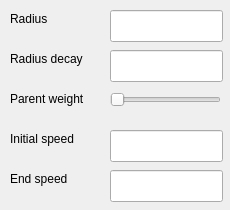
<?xml version="1.0" encoding="UTF-8"?>
<ui version="4.0">
 <class>HypergraphNodeEditor</class>
 <widget class="QWidget" name="HypergraphNodeEditor">
  <property name="geometry">
   <rect>
    <x>0</x>
    <y>0</y>
    <width>230</width>
    <height>210</height>
   </rect>
  </property>
  <property name="windowTitle">
   <string>Form</string>
  </property>
  <widget class="QLineEdit" name="Radius">
   <property name="geometry">
    <rect>
     <x>110</x>
     <y>10</y>
     <width>113</width>
     <height>32</height>
    </rect>
   </property>
  </widget>
  <widget class="QLabel" name="label">
   <property name="geometry">
    <rect>
     <x>10</x>
     <y>10</y>
     <width>59</width>
     <height>18</height>
    </rect>
   </property>
   <property name="text">
    <string>Radius</string>
   </property>
  </widget>
  <widget class="QLabel" name="label_2">
   <property name="geometry">
    <rect>
     <x>10</x>
     <y>50</y>
     <width>91</width>
     <height>18</height>
    </rect>
   </property>
   <property name="text">
    <string>Radius decay</string>
   </property>
  </widget>
  <widget class="QLineEdit" name="RadiusDecay">
   <property name="geometry">
    <rect>
     <x>110</x>
     <y>50</y>
     <width>113</width>
     <height>32</height>
    </rect>
   </property>
  </widget>
  <widget class="QLabel" name="label_3">
   <property name="geometry">
    <rect>
     <x>10</x>
     <y>90</y>
     <width>91</width>
     <height>18</height>
    </rect>
   </property>
   <property name="text">
    <string>Parent weight</string>
   </property>
  </widget>
  <widget class="QLineEdit" name="InitSpeed">
   <property name="geometry">
    <rect>
     <x>110</x>
     <y>130</y>
     <width>113</width>
     <height>32</height>
    </rect>
   </property>
  </widget>
  <widget class="QLabel" name="label_4">
   <property name="geometry">
    <rect>
     <x>10</x>
     <y>130</y>
     <width>91</width>
     <height>18</height>
    </rect>
   </property>
   <property name="text">
    <string>Initial speed</string>
   </property>
  </widget>
  <widget class="QLineEdit" name="EndSpeed">
   <property name="geometry">
    <rect>
     <x>110</x>
     <y>170</y>
     <width>113</width>
     <height>32</height>
    </rect>
   </property>
  </widget>
  <widget class="QLabel" name="label_5">
   <property name="geometry">
    <rect>
     <x>10</x>
     <y>170</y>
     <width>91</width>
     <height>18</height>
    </rect>
   </property>
   <property name="text">
    <string>End speed</string>
   </property>
  </widget>
  <widget class="QSlider" name="ParentWeight">
   <property name="geometry">
    <rect>
     <x>110</x>
     <y>90</y>
     <width>111</width>
     <height>20</height>
    </rect>
   </property>
   <property name="maximum">
    <number>100</number>
   </property>
   <property name="singleStep">
    <number>0</number>
   </property>
   <property name="orientation">
    <enum>Qt::Horizontal</enum>
   </property>
  </widget>
 </widget>
 <resources/>
 <connections>
  <connection>
   <sender>Radius</sender>
   <signal>editingFinished()</signal>
   <receiver>HypergraphNodeEditor</receiver>
   <slot>RadiusChanged()</slot>
   <hints>
    <hint type="sourcelabel">
     <x>166</x>
     <y>25</y>
    </hint>
    <hint type="destinationlabel">
     <x>114</x>
     <y>104</y>
    </hint>
   </hints>
  </connection>
  <connection>
   <sender>RadiusDecay</sender>
   <signal>editingFinished()</signal>
   <receiver>HypergraphNodeEditor</receiver>
   <slot>RadiusDecayChanged()</slot>
   <hints>
    <hint type="sourcelabel">
     <x>166</x>
     <y>65</y>
    </hint>
    <hint type="destinationlabel">
     <x>114</x>
     <y>104</y>
    </hint>
   </hints>
  </connection>
  <connection>
   <sender>InitSpeed</sender>
   <signal>editingFinished()</signal>
   <receiver>HypergraphNodeEditor</receiver>
   <slot>InitialSpeedChanged()</slot>
   <hints>
    <hint type="sourcelabel">
     <x>316</x>
     <y>135</y>
    </hint>
    <hint type="destinationlabel">
     <x>114</x>
     <y>104</y>
    </hint>
   </hints>
  </connection>
  <connection>
   <sender>EndSpeed</sender>
   <signal>editingFinished()</signal>
   <receiver>HypergraphNodeEditor</receiver>
   <slot>EndSpeedChanged()</slot>
   <hints>
    <hint type="sourcelabel">
     <x>306</x>
     <y>155</y>
    </hint>
    <hint type="destinationlabel">
     <x>114</x>
     <y>104</y>
    </hint>
   </hints>
  </connection>
  <connection>
   <sender>ParentWeight</sender>
   <signal>sliderPressed()</signal>
   <receiver>HypergraphNodeEditor</receiver>
   <slot>ParentWeightChanged()</slot>
   <hints>
    <hint type="sourcelabel">
     <x>165</x>
     <y>99</y>
    </hint>
    <hint type="destinationlabel">
     <x>114</x>
     <y>104</y>
    </hint>
   </hints>
  </connection>
 </connections>
 <slots>
  <slot>RadiusChanged()</slot>
  <slot>RadiusDecayChanged()</slot>
  <slot>ParentWeightChanged()</slot>
  <slot>InitialSpeedChanged()</slot>
  <slot>EndSpeedChanged()</slot>
 </slots>
</ui>
